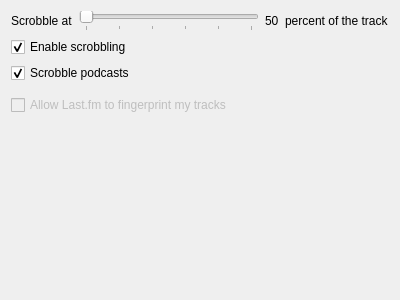
<?xml version="1.0" encoding="UTF-8"?>
<ui version="4.0">
 <class>ScrobbleSettingsWidget</class>
 <widget class="QWidget" name="ScrobbleSettingsWidget">
  <property name="geometry">
   <rect>
    <x>0</x>
    <y>0</y>
    <width>400</width>
    <height>300</height>
   </rect>
  </property>
  <property name="windowTitle">
   <string>Form</string>
  </property>
  <layout class="QVBoxLayout" name="verticalLayout">
   <item>
    <layout class="QHBoxLayout" name="horizontalLayout">
     <item>
      <widget class="QLabel" name="label">
       <property name="text">
        <string>Scrobble at</string>
       </property>
      </widget>
     </item>
     <item>
      <widget class="QSlider" name="scrobblePoint">
       <property name="minimum">
        <number>50</number>
       </property>
       <property name="maximum">
        <number>100</number>
       </property>
       <property name="orientation">
        <enum>Qt::Horizontal</enum>
       </property>
       <property name="tickPosition">
        <enum>QSlider::TicksBelow</enum>
       </property>
       <property name="tickInterval">
        <number>10</number>
       </property>
      </widget>
     </item>
     <item>
      <widget class="QLabel" name="percentText">
       <property name="text">
        <string>50</string>
       </property>
      </widget>
     </item>
     <item>
      <widget class="QLabel" name="label_3">
       <property name="text">
        <string>percent of the track</string>
       </property>
      </widget>
     </item>
    </layout>
   </item>
   <item>
    <widget class="QCheckBox" name="scrobblingOn">
     <property name="text">
      <string>Enable scrobbling</string>
     </property>
     <property name="checked">
      <bool>true</bool>
     </property>
    </widget>
   </item>
   <item>
    <widget class="QCheckBox" name="podcasts">
     <property name="enabled">
      <bool>true</bool>
     </property>
     <property name="text">
      <string>Scrobble podcasts</string>
     </property>
     <property name="checked">
      <bool>true</bool>
     </property>
    </widget>
   </item>
   <item>
    <widget class="QFrame" name="line">
     <property name="frameShape">
      <enum>QFrame::StyledPanel</enum>
     </property>
     <property name="frameShadow">
      <enum>QFrame::Raised</enum>
     </property>
    </widget>
   </item>
   <item>
    <widget class="QCheckBox" name="allowFingerprint">
     <property name="enabled">
      <bool>false</bool>
     </property>
     <property name="text">
      <string>Allow Last.fm to fingerprint my tracks</string>
     </property>
    </widget>
   </item>
   <item>
    <spacer name="verticalSpacer">
     <property name="orientation">
      <enum>Qt::Vertical</enum>
     </property>
     <property name="sizeHint" stdset="0">
      <size>
       <width>20</width>
       <height>0</height>
      </size>
     </property>
    </spacer>
   </item>
  </layout>
 </widget>
 <resources/>
 <connections/>
</ui>
